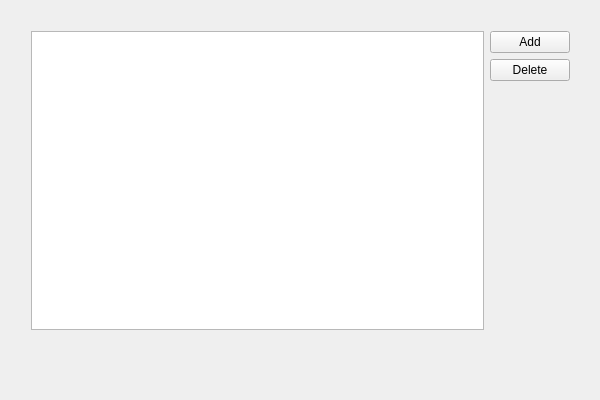
<?xml version="1.0" encoding="UTF-8"?>
<ui version="4.0">
 <class>AddressBookClass</class>
 <widget class="QWidget" name="AddressBookClass">
  <property name="geometry">
   <rect>
    <x>0</x>
    <y>0</y>
    <width>600</width>
    <height>400</height>
   </rect>
  </property>
  <property name="windowTitle">
   <string>AddressBook</string>
  </property>
  <widget class="QWidget" name="">
   <property name="geometry">
    <rect>
     <x>20</x>
     <y>20</y>
     <width>561</width>
     <height>361</height>
    </rect>
   </property>
   <layout class="QGridLayout" name="gridLayout">
    <item row="0" column="0">
     <widget class="QListWidget" name="addressList"/>
    </item>
    <item row="0" column="1">
     <layout class="QVBoxLayout" name="verticalLayout">
      <item>
       <widget class="QPushButton" name="addButton">
        <property name="text">
         <string>Add</string>
        </property>
       </widget>
      </item>
      <item>
       <widget class="QPushButton" name="deleteButton">
        <property name="text">
         <string>Delete</string>
        </property>
       </widget>
      </item>
      <item>
       <spacer name="verticalSpacer">
        <property name="orientation">
         <enum>Qt::Vertical</enum>
        </property>
        <property name="sizeHint" stdset="0">
         <size>
          <width>20</width>
          <height>198</height>
         </size>
        </property>
       </spacer>
      </item>
     </layout>
    </item>
    <item row="1" column="0">
     <widget class="QLabel" name="nameLabel">
      <property name="text">
       <string>&lt;No item selected&gt;</string>
      </property>
     </widget>
    </item>
    <item row="2" column="0">
     <widget class="QLabel" name="emailLabel">
      <property name="text">
       <string/>
      </property>
     </widget>
    </item>
   </layout>
  </widget>
 </widget>
 <layoutdefault spacing="6" margin="11"/>
 <resources>
  <include location="addressbook.qrc"/>
 </resources>
 <connections/>
</ui>
